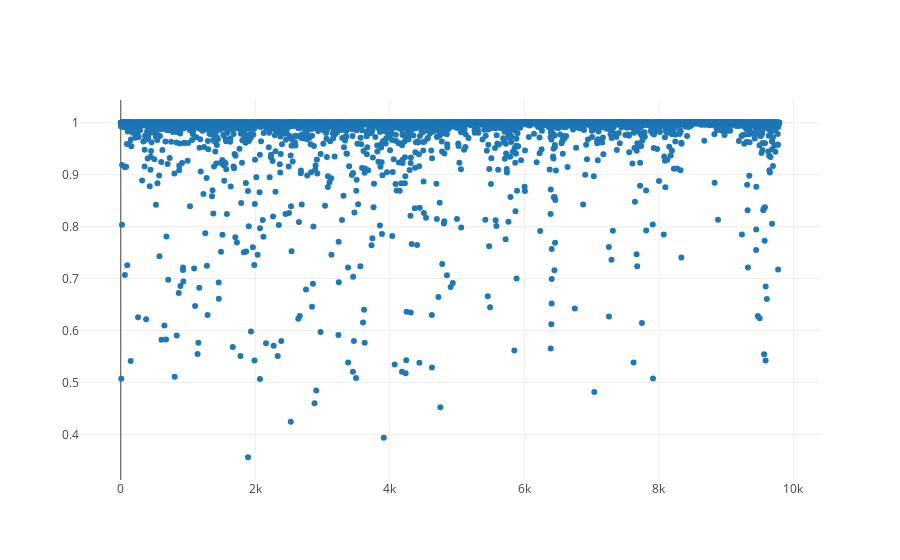
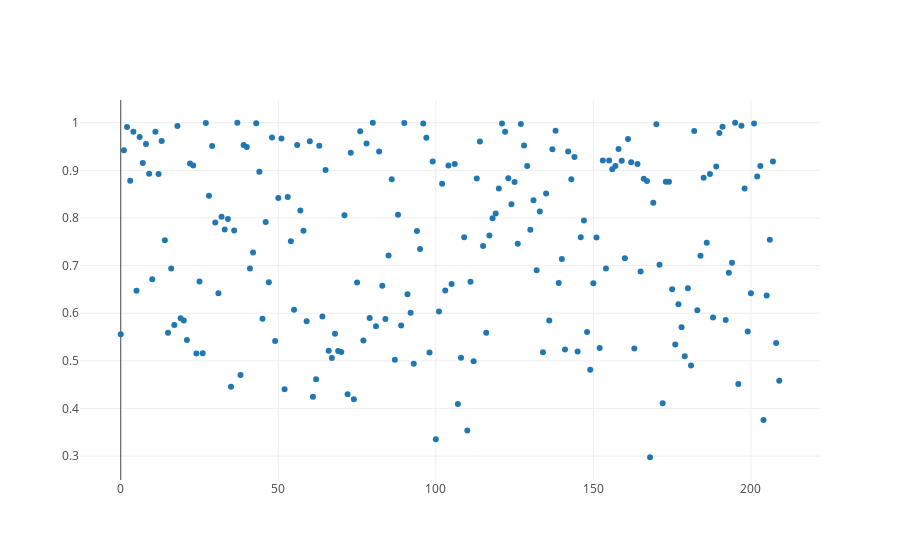

Notebook cell for these charts, in order:
### Code cell
wrong = []
right = []

for i in range(len(classes)):
    if classes[i] == test_labels[i]:
        right.append(probs[i])
    else:
        wrong.append(probs[i])

print("The Mean confidence for correct class is:", np.mean(right))  
print("The Mean confidence for wrong class is:", np.mean(wrong)) 
data1 = go.Scatter(
    x=np.array(range(len(right))),
    y=right,
    mode='markers',
    name="Right Confidence"
)
iplot(dict(data=[data1]))

data2 = go.Scatter(
    x=np.array(range(len(wrong))),
    y=wrong,
    mode='markers',
    name="Right Confidence"
)

iplot(dict(data=[data2]))

### Figure 1 — Plotly figure (JSON) as saved in the notebook; plotly's stock layout.template omitted (floating-point values rounded to 4 significant figures; data arrays with more than 128 entries replaced by an {"elided": "..."} marker saying what was removed)
{"data": [{"mode": "markers", "name": "Right Confidence", "type": "scatter", "uid": "a4d51b68-4eae-422f-b503-6e97b609dbe4", "x": {"elided": "9790 int values"}, "y": {"elided": "9790 float values"}}], "layout": {}}

### Figure 2 — Plotly figure (JSON) as saved in the notebook; plotly's stock layout.template omitted (floating-point values rounded to 4 significant figures; data arrays with more than 128 entries replaced by an {"elided": "..."} marker saying what was removed)
{"data": [{"mode": "markers", "name": "Right Confidence", "type": "scatter", "uid": "413d2092-4ca1-4b5b-a255-315437cab638", "x": {"elided": "210 int values"}, "y": {"elided": "210 float values"}}], "layout": {}}
